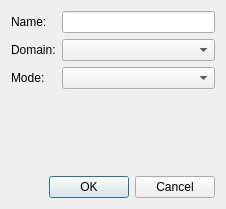
<?xml version="1.0" encoding="UTF-8"?>
<ui version="4.0">
 <class>DatasetPropertiesDialog</class>
 <widget class="QDialog" name="DatasetPropertiesDialog">
  <property name="geometry">
   <rect>
    <x>0</x>
    <y>0</y>
    <width>226</width>
    <height>209</height>
   </rect>
  </property>
  <property name="windowTitle">
   <string>Dialog</string>
  </property>
  <property name="windowIcon">
   <iconset resource="icons.qrc">
    <normaloff>:/icons/images/logo_fs_64x64.png</normaloff>:/icons/images/logo_fs_64x64.png</iconset>
  </property>
  <layout class="QVBoxLayout" name="verticalLayout">
   <item>
    <layout class="QGridLayout" name="gridLayout">
     <item row="0" column="0">
      <widget class="QLabel" name="label">
       <property name="text">
        <string>Name:</string>
       </property>
      </widget>
     </item>
     <item row="0" column="1">
      <widget class="QLineEdit" name="leName"/>
     </item>
     <item row="1" column="0">
      <widget class="QLabel" name="label_2">
       <property name="text">
        <string>Domain:</string>
       </property>
      </widget>
     </item>
     <item row="1" column="1">
      <widget class="QComboBox" name="cbDomain"/>
     </item>
     <item row="2" column="0">
      <widget class="QLabel" name="label_3">
       <property name="text">
        <string>Mode:</string>
       </property>
      </widget>
     </item>
     <item row="2" column="1">
      <widget class="QComboBox" name="cbMode"/>
     </item>
    </layout>
   </item>
   <item>
    <spacer name="verticalSpacer">
     <property name="orientation">
      <enum>Qt::Vertical</enum>
     </property>
     <property name="sizeHint" stdset="0">
      <size>
       <width>20</width>
       <height>40</height>
      </size>
     </property>
    </spacer>
   </item>
   <item>
    <widget class="QDialogButtonBox" name="buttonBox">
     <property name="orientation">
      <enum>Qt::Horizontal</enum>
     </property>
     <property name="standardButtons">
      <set>QDialogButtonBox::Cancel|QDialogButtonBox::Ok</set>
     </property>
    </widget>
   </item>
  </layout>
 </widget>
 <resources>
  <include location="icons.qrc"/>
 </resources>
 <connections>
  <connection>
   <sender>buttonBox</sender>
   <signal>accepted()</signal>
   <receiver>DatasetPropertiesDialog</receiver>
   <slot>accept()</slot>
   <hints>
    <hint type="sourcelabel">
     <x>248</x>
     <y>254</y>
    </hint>
    <hint type="destinationlabel">
     <x>157</x>
     <y>274</y>
    </hint>
   </hints>
  </connection>
  <connection>
   <sender>buttonBox</sender>
   <signal>rejected()</signal>
   <receiver>DatasetPropertiesDialog</receiver>
   <slot>reject()</slot>
   <hints>
    <hint type="sourcelabel">
     <x>316</x>
     <y>260</y>
    </hint>
    <hint type="destinationlabel">
     <x>286</x>
     <y>274</y>
    </hint>
   </hints>
  </connection>
 </connections>
</ui>
